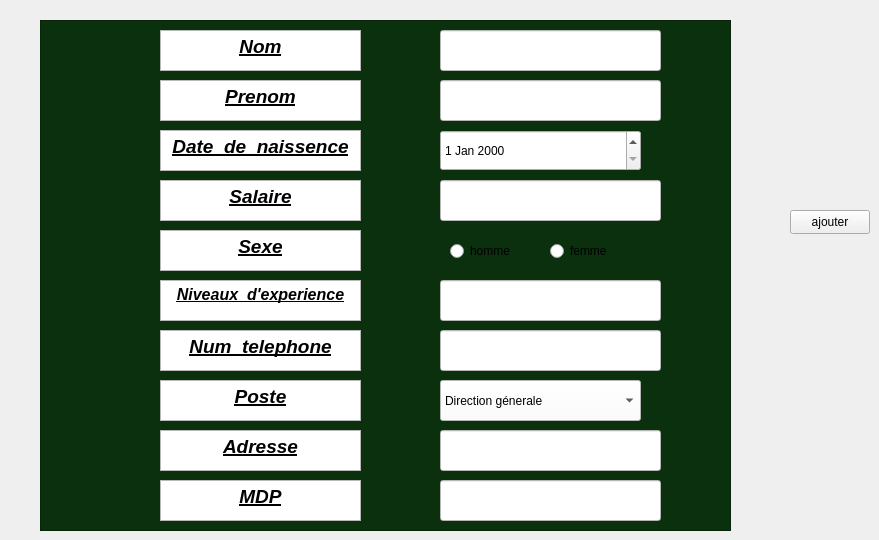
    <widget class="QWidget" name="tab_6">
     <attribute name="title">
      <string>ajouter employe</string>
     </attribute>
     <widget class="QTextEdit" name="textEdit_9">
      <property name="geometry">
       <rect>
        <x>160</x>
        <y>80</y>
        <width>201</width>
        <height>41</height>
       </rect>
      </property>
      <property name="html">
       <string>&lt;!DOCTYPE HTML PUBLIC &quot;-//W3C//DTD HTML 4.0//EN&quot; &quot;http://www.w3.org/TR/REC-html40/strict.dtd&quot;&gt;
&lt;html&gt;&lt;head&gt;&lt;meta name=&quot;qrichtext&quot; content=&quot;1&quot; /&gt;&lt;meta charset=&quot;utf-8&quot; /&gt;&lt;style type=&quot;text/css&quot;&gt;
p, li { white-space: pre-wrap; }
hr { height: 1px; border-width: 0; }
li.unchecked::marker { content: &quot;\2610&quot;; }
li.checked::marker { content: &quot;\2612&quot;; }
&lt;/style&gt;&lt;/head&gt;&lt;body style=&quot; font-family:'Segoe UI'; font-size:9pt; font-weight:400; font-style:normal;&quot;&gt;
&lt;p align=&quot;center&quot; style=&quot; margin-top:0px; margin-bottom:0px; margin-left:0px; margin-right:0px; -qt-block-indent:0; text-indent:0px;&quot;&gt;&lt;span style=&quot; font-size:14pt; font-weight:700; font-style:italic; text-decoration: underline;&quot;&gt;Prenom&lt;/span&gt;&lt;/p&gt;&lt;/body&gt;&lt;/html&gt;</string>
      </property>
     </widget>
     <widget class="QTextEdit" name="textEdit_10">
      <property name="geometry">
       <rect>
        <x>160</x>
        <y>230</y>
        <width>201</width>
        <height>41</height>
       </rect>
      </property>
      <property name="html">
       <string>&lt;!DOCTYPE HTML PUBLIC &quot;-//W3C//DTD HTML 4.0//EN&quot; &quot;http://www.w3.org/TR/REC-html40/strict.dtd&quot;&gt;
&lt;html&gt;&lt;head&gt;&lt;meta name=&quot;qrichtext&quot; content=&quot;1&quot; /&gt;&lt;meta charset=&quot;utf-8&quot; /&gt;&lt;style type=&quot;text/css&quot;&gt;
p, li { white-space: pre-wrap; }
hr { height: 1px; border-width: 0; }
li.unchecked::marker { content: &quot;\2610&quot;; }
li.checked::marker { content: &quot;\2612&quot;; }
&lt;/style&gt;&lt;/head&gt;&lt;body style=&quot; font-family:'Segoe UI'; font-size:9pt; font-weight:400; font-style:normal;&quot;&gt;
&lt;p align=&quot;center&quot; style=&quot; margin-top:0px; margin-bottom:0px; margin-left:0px; margin-right:0px; -qt-block-indent:0; text-indent:0px;&quot;&gt;&lt;span style=&quot; font-size:14pt; font-weight:700; font-style:italic; text-decoration: underline;&quot;&gt;Sexe&lt;/span&gt;&lt;/p&gt;&lt;/body&gt;&lt;/html&gt;</string>
      </property>
     </widget>
     <widget class="QTextEdit" name="textEdit_11">
      <property name="geometry">
       <rect>
        <x>160</x>
        <y>280</y>
        <width>201</width>
        <height>41</height>
       </rect>
      </property>
      <property name="html">
       <string>&lt;!DOCTYPE HTML PUBLIC &quot;-//W3C//DTD HTML 4.0//EN&quot; &quot;http://www.w3.org/TR/REC-html40/strict.dtd&quot;&gt;
&lt;html&gt;&lt;head&gt;&lt;meta name=&quot;qrichtext&quot; content=&quot;1&quot; /&gt;&lt;meta charset=&quot;utf-8&quot; /&gt;&lt;style type=&quot;text/css&quot;&gt;
p, li { white-space: pre-wrap; }
hr { height: 1px; border-width: 0; }
li.unchecked::marker { content: &quot;\2610&quot;; }
li.checked::marker { content: &quot;\2612&quot;; }
&lt;/style&gt;&lt;/head&gt;&lt;body style=&quot; font-family:'Segoe UI'; font-size:9pt; font-weight:400; font-style:normal;&quot;&gt;
&lt;p align=&quot;center&quot; style=&quot; margin-top:0px; margin-bottom:0px; margin-left:0px; margin-right:0px; -qt-block-indent:0; text-indent:0px;&quot;&gt;&lt;span style=&quot; font-size:12pt; font-weight:700; font-style:italic; text-decoration: underline;&quot;&gt;Niveaux_d'experience&lt;/span&gt;&lt;/p&gt;&lt;/body&gt;&lt;/html&gt;</string>
      </property>
     </widget>
     <widget class="QTextEdit" name="textEdit_12">
      <property name="geometry">
       <rect>
        <x>160</x>
        <y>30</y>
        <width>201</width>
        <height>41</height>
       </rect>
      </property>
      <property name="html">
       <string>&lt;!DOCTYPE HTML PUBLIC &quot;-//W3C//DTD HTML 4.0//EN&quot; &quot;http://www.w3.org/TR/REC-html40/strict.dtd&quot;&gt;
&lt;html&gt;&lt;head&gt;&lt;meta name=&quot;qrichtext&quot; content=&quot;1&quot; /&gt;&lt;meta charset=&quot;utf-8&quot; /&gt;&lt;style type=&quot;text/css&quot;&gt;
p, li { white-space: pre-wrap; }
hr { height: 1px; border-width: 0; }
li.unchecked::marker { content: &quot;\2610&quot;; }
li.checked::marker { content: &quot;\2612&quot;; }
&lt;/style&gt;&lt;/head&gt;&lt;body style=&quot; font-family:'Segoe UI'; font-size:9pt; font-weight:400; font-style:normal;&quot;&gt;
&lt;p align=&quot;center&quot; style=&quot; margin-top:0px; margin-bottom:0px; margin-left:0px; margin-right:0px; -qt-block-indent:0; text-indent:0px;&quot;&gt;&lt;span style=&quot; font-size:14pt; font-weight:700; font-style:italic; text-decoration: underline;&quot;&gt;Nom&lt;/span&gt;&lt;/p&gt;&lt;/body&gt;&lt;/html&gt;</string>
      </property>
     </widget>
     <widget class="QDateEdit" name="date_2">
      <property name="geometry">
       <rect>
        <x>440</x>
        <y>130</y>
        <width>201</width>
        <height>41</height>
       </rect>
      </property>
     </widget>
     <widget class="QTextEdit" name="textEdit_13">
      <property name="geometry">
       <rect>
        <x>160</x>
        <y>330</y>
        <width>201</width>
        <height>41</height>
       </rect>
      </property>
      <property name="html">
       <string>&lt;!DOCTYPE HTML PUBLIC &quot;-//W3C//DTD HTML 4.0//EN&quot; &quot;http://www.w3.org/TR/REC-html40/strict.dtd&quot;&gt;
&lt;html&gt;&lt;head&gt;&lt;meta name=&quot;qrichtext&quot; content=&quot;1&quot; /&gt;&lt;meta charset=&quot;utf-8&quot; /&gt;&lt;style type=&quot;text/css&quot;&gt;
p, li { white-space: pre-wrap; }
hr { height: 1px; border-width: 0; }
li.unchecked::marker { content: &quot;\2610&quot;; }
li.checked::marker { content: &quot;\2612&quot;; }
&lt;/style&gt;&lt;/head&gt;&lt;body style=&quot; font-family:'Segoe UI'; font-size:9pt; font-weight:400; font-style:normal;&quot;&gt;
&lt;p align=&quot;center&quot; style=&quot; margin-top:0px; margin-bottom:0px; margin-left:0px; margin-right:0px; -qt-block-indent:0; text-indent:0px;&quot;&gt;&lt;span style=&quot; font-size:14pt; font-weight:700; font-style:italic; text-decoration: underline;&quot;&gt;Num_telephone&lt;/span&gt;&lt;/p&gt;&lt;/body&gt;&lt;/html&gt;</string>
      </property>
     </widget>
     <widget class="QTextEdit" name="textEdit_14">
      <property name="geometry">
       <rect>
        <x>160</x>
        <y>130</y>
        <width>201</width>
        <height>41</height>
       </rect>
      </property>
      <property name="html">
       <string>&lt;!DOCTYPE HTML PUBLIC &quot;-//W3C//DTD HTML 4.0//EN&quot; &quot;http://www.w3.org/TR/REC-html40/strict.dtd&quot;&gt;
&lt;html&gt;&lt;head&gt;&lt;meta name=&quot;qrichtext&quot; content=&quot;1&quot; /&gt;&lt;meta charset=&quot;utf-8&quot; /&gt;&lt;style type=&quot;text/css&quot;&gt;
p, li { white-space: pre-wrap; }
hr { height: 1px; border-width: 0; }
li.unchecked::marker { content: &quot;\2610&quot;; }
li.checked::marker { content: &quot;\2612&quot;; }
&lt;/style&gt;&lt;/head&gt;&lt;body style=&quot; font-family:'Segoe UI'; font-size:9pt; font-weight:400; font-style:normal;&quot;&gt;
&lt;p align=&quot;center&quot; style=&quot; margin-top:0px; margin-bottom:0px; margin-left:0px; margin-right:0px; -qt-block-indent:0; text-indent:0px;&quot;&gt;&lt;span style=&quot; font-size:14pt; font-weight:700; font-style:italic; text-decoration: underline;&quot;&gt;Date_de_naissence&lt;/span&gt;&lt;/p&gt;&lt;/body&gt;&lt;/html&gt;</string>
      </property>
     </widget>
     <widget class="QTextEdit" name="textEdit_15">
      <property name="geometry">
       <rect>
        <x>160</x>
        <y>180</y>
        <width>201</width>
        <height>41</height>
       </rect>
      </property>
      <property name="html">
       <string>&lt;!DOCTYPE HTML PUBLIC &quot;-//W3C//DTD HTML 4.0//EN&quot; &quot;http://www.w3.org/TR/REC-html40/strict.dtd&quot;&gt;
&lt;html&gt;&lt;head&gt;&lt;meta name=&quot;qrichtext&quot; content=&quot;1&quot; /&gt;&lt;meta charset=&quot;utf-8&quot; /&gt;&lt;style type=&quot;text/css&quot;&gt;
p, li { white-space: pre-wrap; }
hr { height: 1px; border-width: 0; }
li.unchecked::marker { content: &quot;\2610&quot;; }
li.checked::marker { content: &quot;\2612&quot;; }
&lt;/style&gt;&lt;/head&gt;&lt;body style=&quot; font-family:'Segoe UI'; font-size:9pt; font-weight:400; font-style:normal;&quot;&gt;
&lt;p align=&quot;center&quot; style=&quot; margin-top:0px; margin-bottom:0px; margin-left:0px; margin-right:0px; -qt-block-indent:0; text-indent:0px;&quot;&gt;&lt;span style=&quot; font-size:14pt; font-weight:700; font-style:italic; text-decoration: underline;&quot;&gt;Salaire&lt;/span&gt;&lt;/p&gt;&lt;/body&gt;&lt;/html&gt;</string>
      </property>
     </widget>
     <widget class="QTextEdit" name="textEdit_16">
      <property name="geometry">
       <rect>
        <x>160</x>
        <y>380</y>
        <width>201</width>
        <height>41</height>
       </rect>
      </property>
      <property name="html">
       <string>&lt;!DOCTYPE HTML PUBLIC &quot;-//W3C//DTD HTML 4.0//EN&quot; &quot;http://www.w3.org/TR/REC-html40/strict.dtd&quot;&gt;
&lt;html&gt;&lt;head&gt;&lt;meta name=&quot;qrichtext&quot; content=&quot;1&quot; /&gt;&lt;meta charset=&quot;utf-8&quot; /&gt;&lt;style type=&quot;text/css&quot;&gt;
p, li { white-space: pre-wrap; }
hr { height: 1px; border-width: 0; }
li.unchecked::marker { content: &quot;\2610&quot;; }
li.checked::marker { content: &quot;\2612&quot;; }
&lt;/style&gt;&lt;/head&gt;&lt;body style=&quot; font-family:'Segoe UI'; font-size:9pt; font-weight:400; font-style:normal;&quot;&gt;
&lt;p align=&quot;center&quot; style=&quot; margin-top:0px; margin-bottom:0px; margin-left:0px; margin-right:0px; -qt-block-indent:0; text-indent:0px;&quot;&gt;&lt;span style=&quot; font-size:14pt; font-weight:700; font-style:italic; text-decoration: underline;&quot;&gt;Poste&lt;/span&gt;&lt;/p&gt;&lt;/body&gt;&lt;/html&gt;</string>
      </property>
     </widget>
     <widget class="QTextBrowser" name="textBrowser_3">
      <property name="geometry">
       <rect>
        <x>40</x>
        <y>20</y>
        <width>691</width>
        <height>511</height>
       </rect>
      </property>
      <property name="styleSheet">
       <string notr="true">background-color: rgb(0, 0, 0);
background-color: rgb(10, 48, 13);</string>
      </property>
     </widget>
     <widget class="QRadioButton" name="homme_2">
      <property name="geometry">
       <rect>
        <x>450</x>
        <y>240</y>
        <width>91</width>
        <height>22</height>
       </rect>
      </property>
      <property name="text">
       <string>homme</string>
      </property>
     </widget>
     <widget class="QRadioButton" name="femme_2">
      <property name="geometry">
       <rect>
        <x>550</x>
        <y>240</y>
        <width>91</width>
        <height>22</height>
       </rect>
      </property>
      <property name="text">
       <string>femme</string>
      </property>
     </widget>
     <widget class="QComboBox" name="poste_2">
      <property name="geometry">
       <rect>
        <x>440</x>
        <y>380</y>
        <width>201</width>
        <height>41</height>
       </rect>
      </property>
      <property name="styleSheet">
       <string notr="true">background-color: rgb(255, 255, 255);
color: rgb(0, 0, 0);</string>
      </property>
      <item>
       <property name="text">
        <string>Direction génerale</string>
       </property>
      </item>
      <item>
       <property name="text">
        <string>Direction de l'arbitrage</string>
       </property>
      </item>
      <item>
       <property name="text">
        <string>Direction technique nationale</string>
       </property>
      </item>
      <item>
       <property name="text">
        <string>Direction communication</string>
       </property>
      </item>
     </widget>
     <widget class="QPushButton" name="addButton_2">
      <property name="geometry">
       <rect>
        <x>790</x>
        <y>210</y>
        <width>80</width>
        <height>24</height>
       </rect>
      </property>
      <property name="text">
       <string>ajouter</string>
      </property>
     </widget>
     <widget class="QLineEdit" name="nom_2">
      <property name="geometry">
       <rect>
        <x>440</x>
        <y>30</y>
        <width>221</width>
        <height>41</height>
       </rect>
      </property>
      <property name="styleSheet">
       <string notr="true">background-color: rgb(255, 255, 255);
color: rgb(0, 0, 0);</string>
      </property>
     </widget>
     <widget class="QLineEdit" name="prenom_2">
      <property name="geometry">
       <rect>
        <x>440</x>
        <y>80</y>
        <width>221</width>
        <height>41</height>
       </rect>
      </property>
      <property name="styleSheet">
       <string notr="true">background-color: rgb(255, 255, 255);
color: rgb(0, 0, 0);</string>
      </property>
     </widget>
     <widget class="QLineEdit" name="salaire_2">
      <property name="geometry">
       <rect>
        <x>440</x>
        <y>180</y>
        <width>221</width>
        <height>41</height>
       </rect>
      </property>
      <property name="styleSheet">
       <string notr="true">background-color: rgb(255, 255, 255);
color: rgb(0, 0, 0);</string>
      </property>
     </widget>
     <widget class="QLineEdit" name="niveaux_dexp_2">
      <property name="geometry">
       <rect>
        <x>440</x>
        <y>280</y>
        <width>221</width>
        <height>41</height>
       </rect>
      </property>
      <property name="styleSheet">
       <string notr="true">background-color: rgb(255, 255, 255);
color: rgb(0, 0, 0);</string>
      </property>
     </widget>
     <widget class="QLineEdit" name="numTel_2">
      <property name="geometry">
       <rect>
        <x>440</x>
        <y>330</y>
        <width>221</width>
        <height>41</height>
       </rect>
      </property>
      <property name="styleSheet">
       <string notr="true">background-color: rgb(255, 255, 255);
color: rgb(0, 0, 0);</string>
      </property>
     </widget>
     <widget class="QTextEdit" name="textEdit_17">
      <property name="geometry">
       <rect>
        <x>160</x>
        <y>430</y>
        <width>201</width>
        <height>41</height>
       </rect>
      </property>
      <property name="html">
       <string>&lt;!DOCTYPE HTML PUBLIC &quot;-//W3C//DTD HTML 4.0//EN&quot; &quot;http://www.w3.org/TR/REC-html40/strict.dtd&quot;&gt;
&lt;html&gt;&lt;head&gt;&lt;meta name=&quot;qrichtext&quot; content=&quot;1&quot; /&gt;&lt;meta charset=&quot;utf-8&quot; /&gt;&lt;style type=&quot;text/css&quot;&gt;
p, li { white-space: pre-wrap; }
hr { height: 1px; border-width: 0; }
li.unchecked::marker { content: &quot;\2610&quot;; }
li.checked::marker { content: &quot;\2612&quot;; }
&lt;/style&gt;&lt;/head&gt;&lt;body style=&quot; font-family:'Segoe UI'; font-size:9pt; font-weight:400; font-style:normal;&quot;&gt;
&lt;p align=&quot;center&quot; style=&quot; margin-top:0px; margin-bottom:0px; margin-left:0px; margin-right:0px; -qt-block-indent:0; text-indent:0px;&quot;&gt;&lt;span style=&quot; font-size:14pt; font-weight:700; font-style:italic; text-decoration: underline;&quot;&gt;Adresse&lt;/span&gt;&lt;/p&gt;&lt;/body&gt;&lt;/html&gt;</string>
      </property>
     </widget>
     <widget class="QLineEdit" name="adresse">
      <property name="geometry">
       <rect>
        <x>440</x>
        <y>430</y>
        <width>221</width>
        <height>41</height>
       </rect>
      </property>
      <property name="styleSheet">
       <string notr="true">background-color: rgb(255, 255, 255);
color: rgb(0, 0, 0);</string>
      </property>
     </widget>
     <widget class="QTextEdit" name="textEdit_19">
      <property name="geometry">
       <rect>
        <x>160</x>
        <y>480</y>
        <width>201</width>
        <height>41</height>
       </rect>
      </property>
      <property name="html">
       <string>&lt;!DOCTYPE HTML PUBLIC &quot;-//W3C//DTD HTML 4.0//EN&quot; &quot;http://www.w3.org/TR/REC-html40/strict.dtd&quot;&gt;
&lt;html&gt;&lt;head&gt;&lt;meta name=&quot;qrichtext&quot; content=&quot;1&quot; /&gt;&lt;meta charset=&quot;utf-8&quot; /&gt;&lt;style type=&quot;text/css&quot;&gt;
p, li { white-space: pre-wrap; }
hr { height: 1px; border-width: 0; }
li.unchecked::marker { content: &quot;\2610&quot;; }
li.checked::marker { content: &quot;\2612&quot;; }
&lt;/style&gt;&lt;/head&gt;&lt;body style=&quot; font-family:'Segoe UI'; font-size:9pt; font-weight:400; font-style:normal;&quot;&gt;
&lt;p align=&quot;center&quot; style=&quot; margin-top:0px; margin-bottom:0px; margin-left:0px; margin-right:0px; -qt-block-indent:0; text-indent:0px;&quot;&gt;&lt;span style=&quot; font-size:14pt; font-weight:700; font-style:italic; text-decoration: underline;&quot;&gt;MDP&lt;/span&gt;&lt;/p&gt;&lt;/body&gt;&lt;/html&gt;</string>
      </property>
     </widget>
     <widget class="QLineEdit" name="mdp">
      <property name="geometry">
       <rect>
        <x>440</x>
        <y>480</y>
        <width>221</width>
        <height>41</height>
       </rect>
      </property>
      <property name="styleSheet">
       <string notr="true">background-color: rgb(255, 255, 255);
color: rgb(0, 0, 0);</string>
      </property>
     </widget>
     <zorder>textBrowser_3</zorder>
     <zorder>textEdit_9</zorder>
     <zorder>textEdit_10</zorder>
     <zorder>textEdit_11</zorder>
     <zorder>textEdit_12</zorder>
     <zorder>date_2</zorder>
     <zorder>textEdit_13</zorder>
     <zorder>textEdit_14</zorder>
     <zorder>textEdit_15</zorder>
     <zorder>textEdit_16</zorder>
     <zorder>homme_2</zorder>
     <zorder>femme_2</zorder>
     <zorder>poste_2</zorder>
     <zorder>addButton_2</zorder>
     <zorder>nom_2</zorder>
     <zorder>prenom_2</zorder>
     <zorder>salaire_2</zorder>
     <zorder>niveaux_dexp_2</zorder>
     <zorder>numTel_2</zorder>
     <zorder>textEdit_17</zorder>
     <zorder>adresse</zorder>
     <zorder>textEdit_19</zorder>
     <zorder>mdp</zorder>
    </widget>
